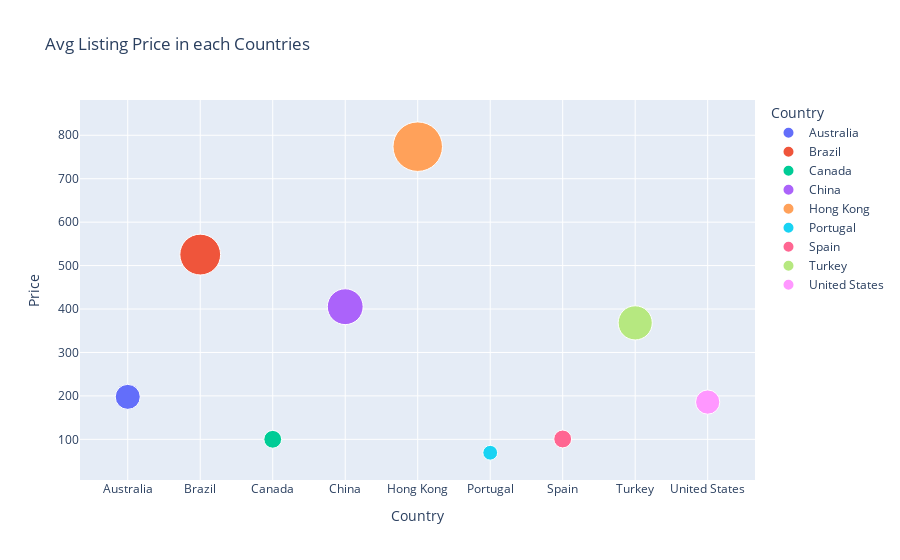

Here is the notebook cell this chart was saved with:
### Code cell
country_df = df.groupby('Country',as_index=False)['Price'].mean()
fig = px.scatter(data_frame=country_df,
           x='Country',y='Price',
           color='Country',
           size='Price',
           opacity=1,
           size_max=35,
           title='Avg Listing Price in each Countries')
fig.show()

### Figure 1 — Plotly figure (JSON) as saved in the notebook; plotly's stock layout.template omitted (floating-point values rounded to 4 significant figures)
{"data": [{"hovertemplate": "Country=%{x}<br>Price=%{marker.size}<extra></extra>", "legendgroup": "Australia", "marker": {"color": "#636efa", "opacity": 1, "size": [197.8], "sizemode": "area", "sizeref": 0.6317, "symbol": "circle"}, "mode": "markers", "name": "Australia", "orientation": "v", "showlegend": true, "type": "scatter", "x": ["Australia"], "xaxis": "x", "y": [197.8], "yaxis": "y"}, {"hovertemplate": "Country=%{x}<br>Price=%{marker.size}<extra></extra>", "legendgroup": "Brazil", "marker": {"color": "#EF553B", "opacity": 1, "size": [525.3], "sizemode": "area", "sizeref": 0.6317, "symbol": "circle"}, "mode": "markers", "name": "Brazil", "orientation": "v", "showlegend": true, "type": "scatter", "x": ["Brazil"], "xaxis": "x", "y": [525.3], "yaxis": "y"}, {"hovertemplate": "Country=%{x}<br>Price=%{marker.size}<extra></extra>", "legendgroup": "Canada", "marker": {"color": "#00cc96", "opacity": 1, "size": [100.1], "sizemode": "area", "sizeref": 0.6317, "symbol": "circle"}, "mode": "markers", "name": "Canada", "orientation": "v", "showlegend": true, "type": "scatter", "x": ["Canada"], "xaxis": "x", "y": [100.1], "yaxis": "y"}, {"hovertemplate": "Country=%{x}<br>Price=%{marker.size}<extra></extra>", "legendgroup": "China", "marker": {"color": "#ab63fa", "opacity": 1, "size": [405.4], "sizemode": "area", "sizeref": 0.6317, "symbol": "circle"}, "mode": "markers", "name": "China", "orientation": "v", "showlegend": true, "type": "scatter", "x": ["China"], "xaxis": "x", "y": [405.4], "yaxis": "y"}, {"hovertemplate": "Country=%{x}<br>Price=%{marker.size}<extra></extra>", "legendgroup": "Hong Kong", "marker": {"color": "#FFA15A", "opacity": 1, "size": [773.8], "sizemode": "area", "sizeref": 0.6317, "symbol": "circle"}, "mode": "markers", "name": "Hong Kong", "orientation": "v", "showlegend": true, "type": "scatter", "x": ["Hong Kong"], "xaxis": "x", "y": [773.8], "yaxis": "y"}, {"hovertemplate": "Country=%{x}<br>Price=%{marker.size}<extra></extra>", "legendgroup": "Portugal", "marker": {"color": "#19d3f3", "opacity": 1, "size": [69.18], "sizemode": "area", "sizeref": 0.6317, "symbol": "circle"}, "mode": "markers", "name": "Portugal", "orientation": "v", "showlegend": true, "type": "scatter", "x": ["Portugal"], "xaxis": "x", "y": [69.18], "yaxis": "y"}, {"hovertemplate": "Country=%{x}<br>Price=%{marker.size}<extra></extra>", "legendgroup": "Spain", "marker": {"color": "#FF6692", "opacity": 1, "size": [100.8], "sizemode": "area", "sizeref": 0.6317, "symbol": "circle"}, "mode": "markers", "name": "Spain", "orientation": "v", "showlegend": true, "type": "scatter", "x": ["Spain"], "xaxis": "x", "y": [100.8], "yaxis": "y"}, {"hovertemplate": "Country=%{x}<br>Price=%{marker.size}<extra></extra>", "legendgroup": "Turkey", "marker": {"color": "#B6E880", "opacity": 1, "size": [368.1], "sizemode": "area", "sizeref": 0.6317, "symbol": "circle"}, "mode": "markers", "name": "Turkey", "orientation": "v", "showlegend": true, "type": "scatter", "x": ["Turkey"], "xaxis": "x", "y": [368.1], "yaxis": "y"}, {"hovertemplate": "Country=%{x}<br>Price=%{marker.size}<extra></extra>", "legendgroup": "United States", "marker": {"color": "#FF97FF", "opacity": 1, "size": [185.8], "sizemode": "area", "sizeref": 0.6317, "symbol": "circle"}, "mode": "markers", "name": "United States", "orientation": "v", "showlegend": true, "type": "scatter", "x": ["United States"], "xaxis": "x", "y": [185.8], "yaxis": "y"}], "layout": {"legend": {"itemsizing": "constant", "title": {"text": "Country"}, "tracegroupgap": 0}, "title": {"text": "Avg Listing Price in each Countries"}, "xaxis": {"anchor": "y", "categoryarray": ["Australia", "Brazil", "Canada", "China", "Hong Kong", "Portugal", "Spain", "Turkey", "United States"], "categoryorder": "array", "domain": [0, 1], "title": {"text": "Country"}}, "yaxis": {"anchor": "x", "domain": [0, 1], "title": {"text": "Price"}}}}
